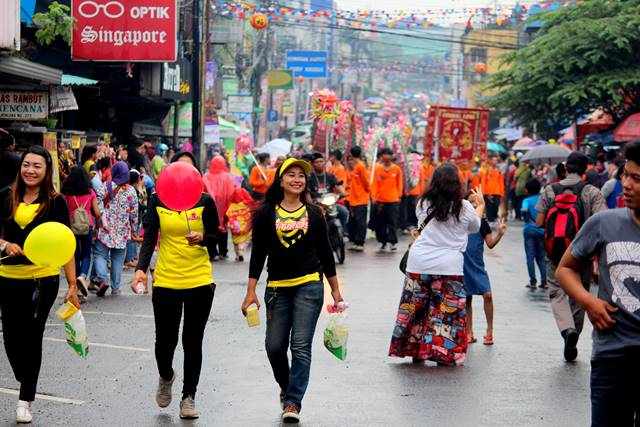
#> input picture Images/im2.jpg, 640 x 427 px, given in place of the camera
$ python Circle_Detection.py
#> lines starting #> are read from the running program, lines starting #| are printed output that depends on the picture; after the words box and inside, x2 and y2 are one past the last pixel; in counts of white or black regions, pixels touching at a corner belong together
# Import library OpenCV
import cv2

# Inisialisasi objek untuk capture video dari kamera
cam = cv2.VideoCapture(0)

while True:
    # Membaca frame video dari kamera
    success, frame = cam.read()
#> frame is the input picture: shape (427, 640, 3); mean B, G, R 105.4, 109.6, 122.6

    # Jika frame tidak dapat dibaca, berhenti loop
    if not success:
        break

    # Mengubah frame ke grayscale
    gray = cv2.cvtColor(frame, cv2.COLOR_BGR2GRAY)
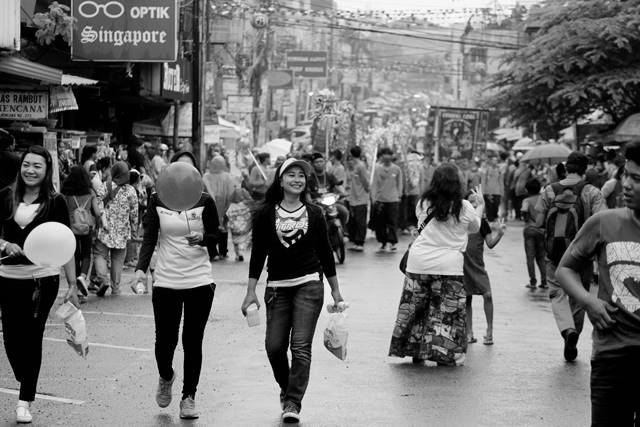
#> gray: shape (427, 640); min 0, max 255, mean 113

    # Melakukan thresholding dengan threshold 90
    ret, thresh = cv2.threshold(gray, 90, 255, cv2.THRESH_BINARY)
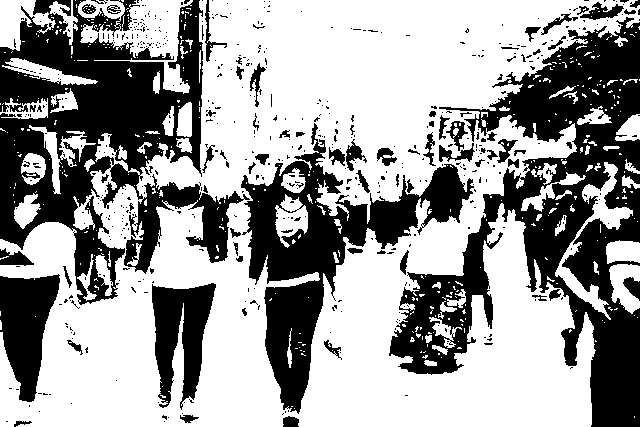
#> thresh: shape (427, 640); 61.3% white; 560 black regions (487 under 20 px)

    # Mencari kontur dari objek
    contours, hierarcy = cv2.findContours(thresh, cv2.RETR_EXTERNAL, cv2.CHAIN_APPROX_SIMPLE)
#> contours = 346 contours, 300 with area under 20; largest, box (x1, y1, x2, y2) and area: (0, 0, 640, 427) 178107, (78, 0, 193, 94) 4286, (555, 162, 633, 320) 2006, (0, 0, 56, 51) 1351, (609, 264, 640, 314) 896

    # Iterasi tiap kontur untuk mencari objek bulat
    for contour in contours:
        # Mendapatkan bounding circle dari kontur
        (x, y), radius = cv2.minEnclosingCircle(contour)

        # Memeriksa apakah radius kontur cukup besar
        if radius >= 20:
            # Menampilkan bounding circle pada objek bulat
            center = (int(x), int(y))
            radius = int(radius)
            cv2.circle(frame, center, radius, (0, 255, 0), 2)
#> this loop made 346 passes
#> (x, y, radius, center) on passes 70, 75, 137, 177, 211, 260, 341, 343, 345, 346: (625, 287.9, 26, (625, 287)), (103.5, 275, 20, (103, 275)), (607, 240.5, 78, (607, 240)), (44.5, 159, 37, (44, 159)), (24, 107.5, 24, (24, 107)), (49.5, 73, 48, (49, 73)), (318.5, 213, 383, (318, 213)), (136.4, 43.67, 70, (136, 43)), (64.69, 21.85, 23, (64, 21)), (22.69, 23, 32, (22, 23))
#> (x, y, radius) on passes 2, 3, 4, 9, 11, 13: (430, 363, 6.32), (441, 357, 0.0001), (424.5, 356, 2.69), (439, 349.5, 8.32), (458, 341, 0.0001), (411.7, 339.3, 2.4)
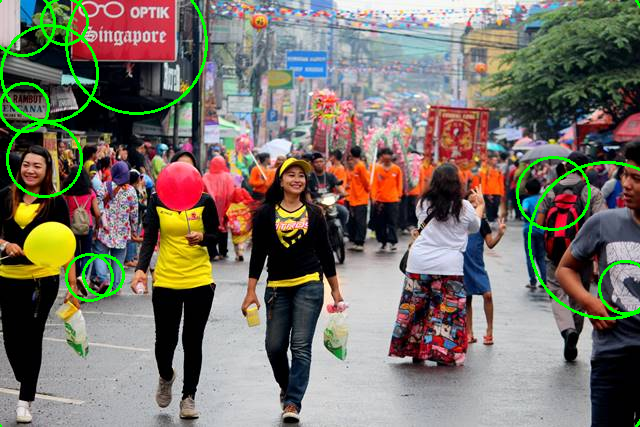
#> frame: shape (427, 640, 3); 2.29% of pixels changed, all inside (x1, y1, x2, y2) = (0, 0, 640, 427)

    # Menampilkan frame
    cv2.imshow('Frame', frame)

    # Tunggu tombol key ditekan
    key = cv2.waitKey(30)
#> (key q is pressed here)
    if key == ord('q'):
        break

# Tutup kamera dan window
cam.release()
cv2.destroyAllWindows()

$ run again, on Images/img1.jpeg
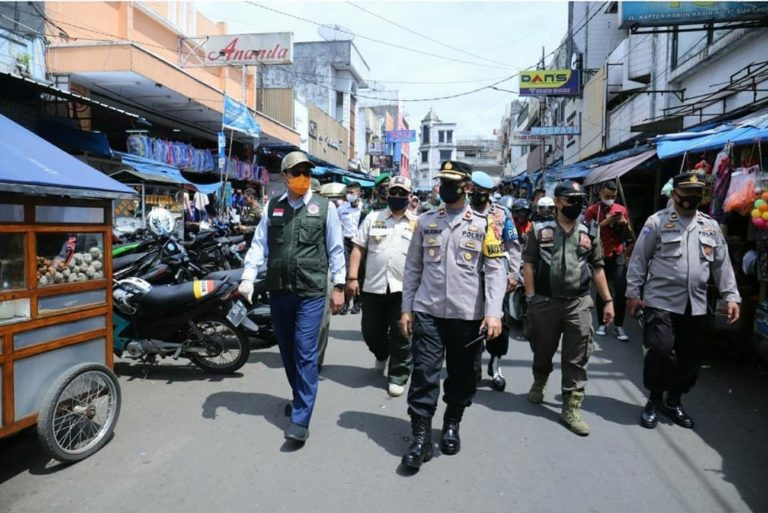
#> input picture Images/img1.jpeg, 768 x 513 px, given in place of the camera
#> frame is the input picture: shape (513, 768, 3); mean B, G, R 123.1, 117.5, 112.9
#> `ret, thresh = cv2.threshold(gray, 90, 255, cv2.THRESH_BINARY)`:
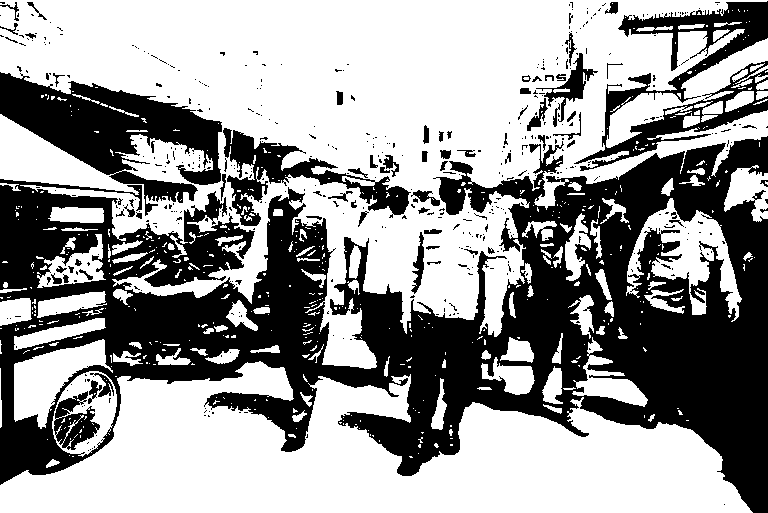
#> thresh: shape (513, 768); 60% white; 484 black regions (412 under 20 px)
#> contours = 478 contours, 381 with area under 20; largest, box (x1, y1, x2, y2) and area: (0, 0, 768, 369) 138192, (0, 361, 753, 513) 65983, (626, 198, 742, 322) 4946, (52, 371, 117, 457) 3980, (606, 38, 768, 148) 3826
#> the loop `for contour in contours:` made 478 passes
#> (x, y, radius, center) on passes 54, 58, 59, 69, 72, 105, 106, 152: (439.3, 403.5, 25, (439, 403)), (85.26, 412.6, 43, (85, 412)), (0, 397.5, 29, (0, 397)), (376, 498.5, 376, (376, 498)), (507, 374.4, 27, (506, 374)), (59.5, 380.5, 60, (59, 380)), (612.3, 375.8, 43, (612, 375)), (59, 333.5, 47, (59, 333))
#> after the loop `for contour in contours:`:
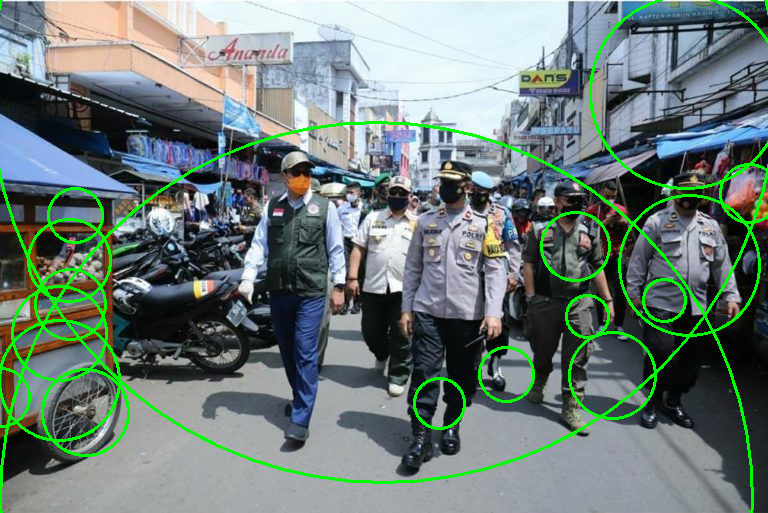
#> frame: shape (513, 768, 3); 4.44% of pixels changed, all inside (x1, y1, x2, y2) = (0, 0, 768, 513)
